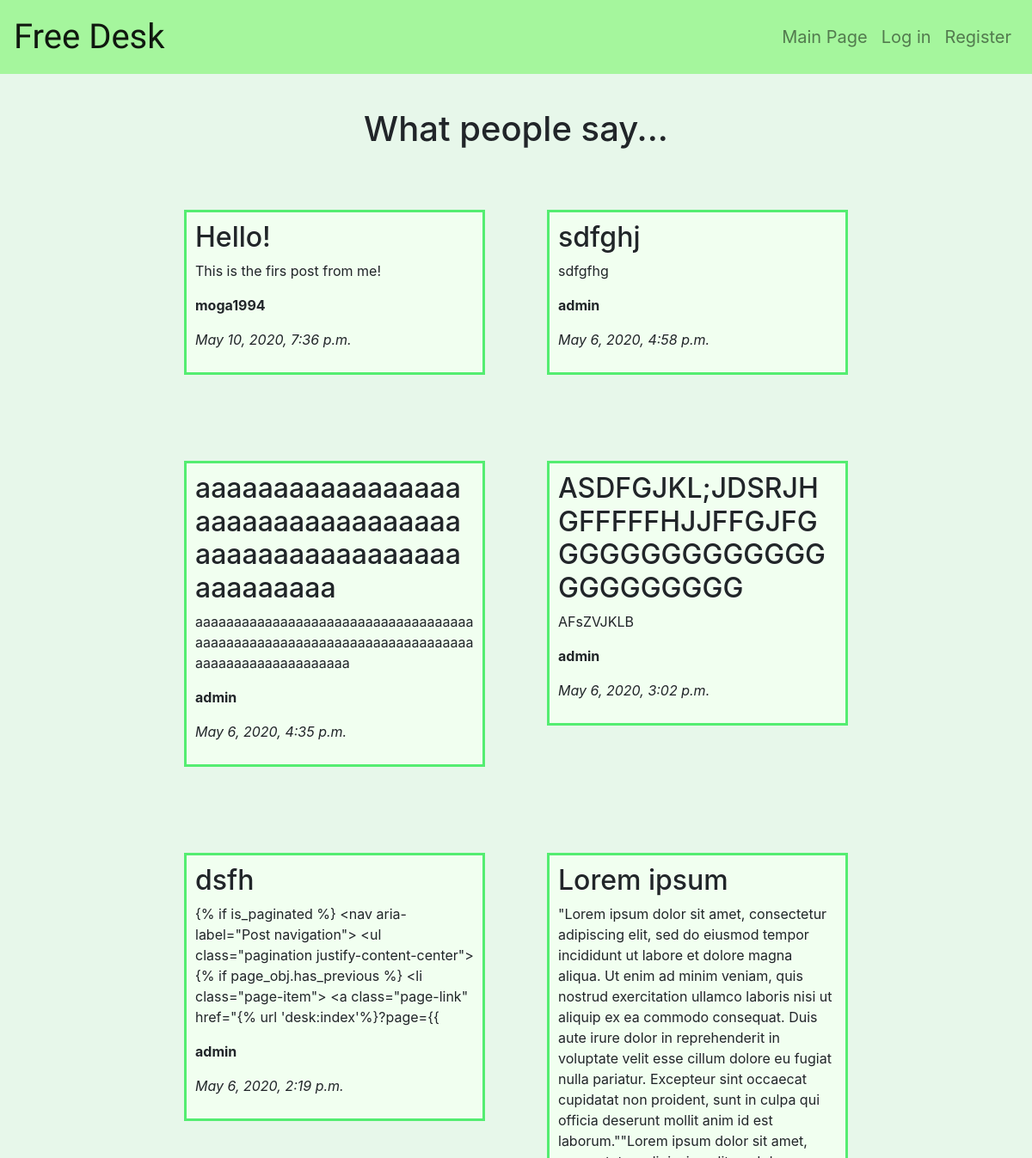
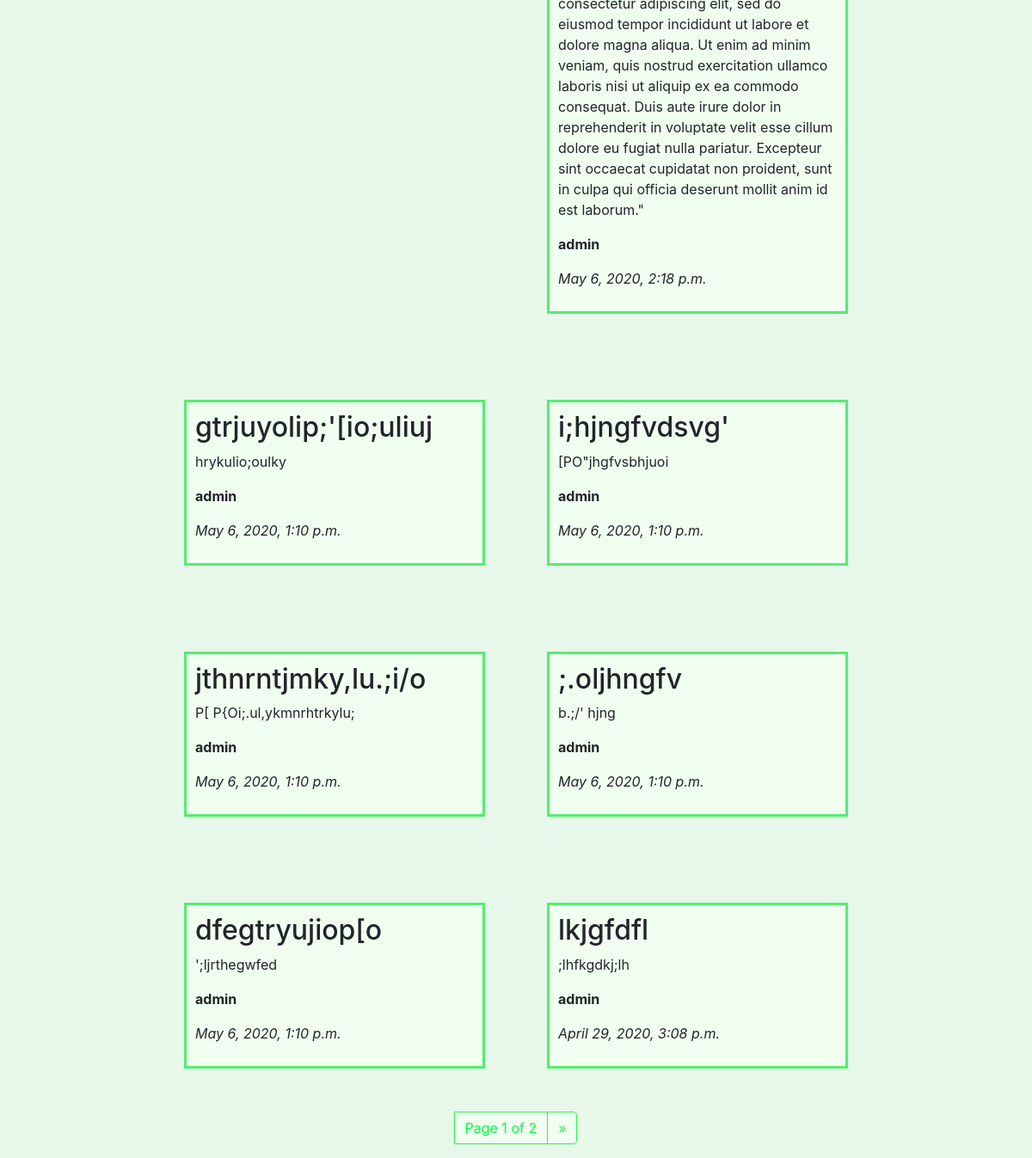
The app's page /index/ with its own data (2 pictures, top to bottom).
### desk/models.py (models this page shows, shortened)
class Post(models.Model):
    author = models.ForeignKey(User, on_delete=models.CASCADE,)
    subject = models.CharField(max_length=60)
    text = models.TextField()
    pub_date = models.DateTimeField('date published')

### desk/views.py (the view)
# urls.py: path('index/', views.IndexView.as_view(), name='index'),
class IndexView(ListView):
    paginate_by = 12
    model = Post
    ordering = '-pub_date'

### desk/templates/desk/post_list.html (shortened to what this page needs)
{% extends 'desk/base.html' %}
{% block content %}
<header class="header">
	<h1>What people say...</h1>
</header>
<div class="postlist-flex">
	{% for post in post_list %}
		<div class="postlist-box-flex bgcolor">
			<h2 style="min-width: 0;">{{ post.subject }}</h2>
			<p>{{ post.text }}</p>
			<p class="text-bold">{{ post.author }}</p>
			<p class="text-italic">{{ post.pub_date }}</p>
		</div>
	{% endfor %}
</div>
{% if is_paginated %}
<nav aria-label="Post navigation">
  <ul class="pagination justify-content-center">
    <li class="page-item page-link">Page {{ page_obj.number }} of {{ page_obj.paginator.num_pages }}</li>
		{% if page_obj.has_next %}
	    <li class="page-item">
				<a class="page-link" href="{% url 'desk:index'%}?page={{ page_obj.next_page_number }}">
					<span aria-hidden="true">&raquo;</span>
				</a>
			</li>
		{% endif %}
  </ul>
</nav>
{% endif %}
{% endblock %}

### desk/static/desk/style.css (style rules this page uses)
.header { text-align: center; margin: 40px auto 20px auto; }
.postlist-flex { display: flex; flex-wrap: wrap; justify-content: center; align-items: flex-start; }
.postlist-box-flex { flex: 0 0 25%; min-width: 350px; margin: 50px 3%; padding: 10px; border: solid; border-color: #54ed71; background-color: #f1fff0; word-wrap: break-word; }
.text-bold { font-weight: bold; }
.text-italic { font-style: italic; }
.main-bgcolor { background-color: #e7f7ea; }
.pagination > li > a { background-color: #f1fff0; color: #2ef052; border-color: #2ef052; }
.pagination > li { background-color: #f1fff0; color: #00ff40; border-color: #2ef052; }

### records on screen
Post: subject "Hello!", text "This is the firs post from me!", author "moga1994", pub_date "May 10, 2020, 7:36 p.m."
Post: subject "sdfghj", text "sdfgfhg", author "admin", pub_date "May 6, 2020, 4:58 p.m."
Post: subject "aaaaaaaaaaaaaaaaaaaaaaaaaaaaaaaaaaaaaaaaaaaaaaaaaaaaaaaaaaaa", text "aaaaaaaaaaaaaaaaaaaaaaaaaaaaaaaaaaaaaaaaaaaaaaaaaaaaaaaaaaaaaaaaaaaaaaaaaaaaaaaaaaaaaaaaaaaa", author "admin", pub_date "May 6, 2020, 4:35 p.m."
Post: subject "ASDFGJKL;JDSRJHGFFFFFHJJFFGJFGGGGGGGGGGGGGGGGGGGGGGG", text "AFsZVJKLB", author "admin", pub_date "May 6, 2020, 3:02 p.m."
Post: subject "dsfh", text "{% if is_paginated %} <nav aria-label=\"Post navigation\"> <ul class=\"pagination justify-content-center\"> {% if page_obj.has_previous %} <li class=\"page-item\"> <a class=\"page-link\" href=\"{% url 'desk:index'%}?page={{", author "admin", pub_date "May 6, 2020, 2:19 p.m."
Post: subject "Lorem ipsum", text "\"Lorem ipsum dolor sit amet, consectetur adipiscing elit, sed do eiusmod tempor incididunt ut labore et dolore magna aliqua. Ut enim ad minim veniam, quis nostrud exercitation ullamco laboris nisi ut aliquip ex ea commodo consequat. Duis aute irure dolor in reprehenderit in voluptate velit esse cillum dolore eu fugiat nulla pariatur. Excepteur sint occaecat cupidatat non proident, sunt in culpa qui officia deserunt mollit anim id est laborum.\"\"Lorem ipsum dolor sit amet, consectetur adipiscing elit, sed do eiusmod tempor incididunt ut labore et dolore magna aliqua. Ut enim ad minim veniam, quis nostrud exercitation ullamco laboris nisi ut aliquip ex ea commodo consequat. Duis aute irure…", author "admin", pub_date "May 6, 2020, 2:18 p.m."
Post: subject "gtrjuyolip;'[io;uliuj", text "hrykulio;oulky", author "admin", pub_date "May 6, 2020, 1:10 p.m."
Post: subject "i;hjngfvdsvg'", text "[PO\"jhgfvsbhjuoi", author "admin", pub_date "May 6, 2020, 1:10 p.m."
Post: subject "jthnrntjmky,lu.;i/o", text "P[ P{Oi;.ul,ykmnrhtrkylu;", author "admin", pub_date "May 6, 2020, 1:10 p.m."
Post: subject ";.oljhngfv", text "b.;/' hjng", author "admin", pub_date "May 6, 2020, 1:10 p.m."
Post: subject "dfegtryujiop[o", text "';ljrthegwfed", author "admin", pub_date "May 6, 2020, 1:10 p.m."
Post: subject "lkjgfdfl", text ";lhfkgdkj;lh", author "admin", pub_date "April 29, 2020, 3:08 p.m."

### other values on screen
{{ page_obj.number }} "1"
{{ page_obj.paginator.num_pages }} "2"
